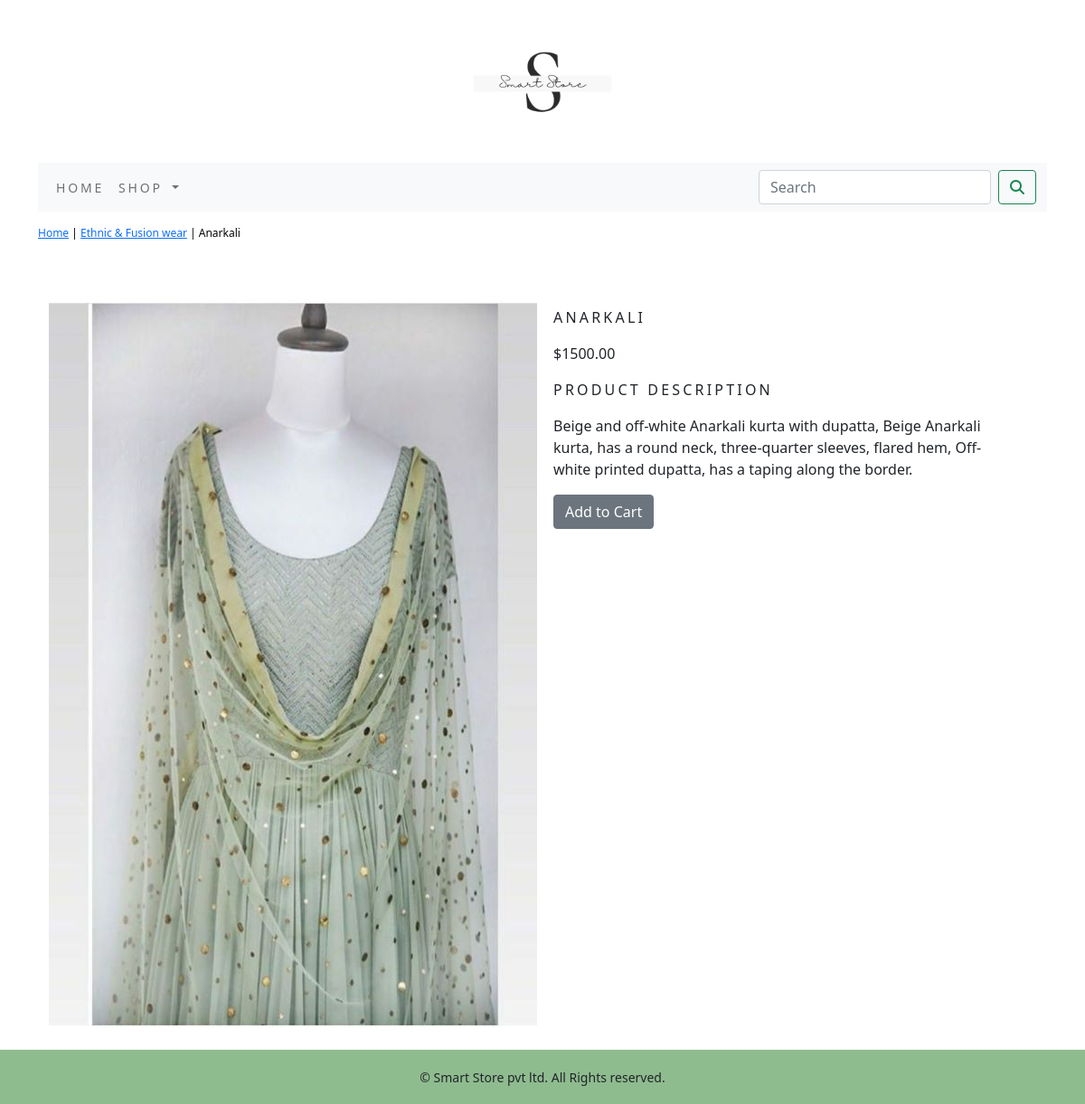
The app's page /shop/ethnic-fusion-wear/anarkali/ with its own data.
### shop/models.py (models this page shows, shortened)
class Product(models.Model):
    name = models.CharField(max_length=250, unique=True)
    slug = models.SlugField(max_length=250, unique=True)
    description = models.TextField(blank=True)
    price = models.DecimalField(max_digits=10, decimal_places=2)
    category = models.ForeignKey(Category, on_delete=models.CASCADE)
    image = models.ImageField(upload_to='product', blank=True)
    stock = models.IntegerField()
    available = models.BooleanField(default=True)
    created = models.DateTimeField(auto_now_add=True)
    updated = models.DateTimeField(auto_now=True)
    class Meta:
        ordering = ('name',)
        verbose_name = 'product'
        verbose_name_plural = 'products'

class Category(models.Model):
    name = models.CharField(max_length=250, unique=True)
    slug = models.SlugField(max_length=250, unique=True)
    description = models.TextField(blank=True)
    image = models.ImageField(upload_to='category', blank=True)
    class Meta:
        ordering = ('name',)
        verbose_name = 'category'
        verbose_name_plural = 'categories'
    def get_url(self):
        return reverse('shop:products_by_category', args=[self.slug])
    def __str__(self):
        return '{}'.format(self.name)

### shop/views.py (the view)
# urls.py: path('<slug:c_slug>/<slug:product_slug>/', views.proDetail, name='prodCatdetail')
def proDetail(request, c_slug, product_slug):
    try:
        product = Product.objects.get(category__slug=c_slug, slug=product_slug)
    except Exception as e:
        raise e
    return render(request, 'product.html', {'product': product})

### cart/context_processors.py (called while the page is built)
def counter(request):
    item_count = 0
    if 'admin' in request.path:
        return {}
    else:
        try:
            cart = Cart.objects.filter(cart_id=_cart_id(request))
            cart_items = CartItem.objects.all().filter(cart=cart[:1])
            for cart_item in cart_items:
                item_count += cart_item.quantity
        except Cart.DoesNotExist:
            item_count = 0
    return dict(item_count=item_count)

### cart/views.py (called while the page is built)
def _cart_id(request):
    cart = request.session.session_key
    if not cart:
        cart = request.session.create()
    return cart

### shop/context_processors.py (called while the page is built)
def menu_links(request):
    links = Category.objects.all()
    return dict(links=links)

### templates/product.html (shortened to what this page needs)
{% extends 'base.html' %}
{% load static %}
{% block content %}
<div class="row my_prod_row_class">
    <div class="mx-auto">
        <p><a href="{% url 'shop:allProdCat' %}">Home</a> | <a href="{{product.category.get_url}}">{{product.category}}</a> | {{product.name}}</p>
    </div>
</div>
<div class="container">
<br>
    <div class="row">
<div class="col-12 col-sm-12 col-md-12 col-lg-6 text-center">
    <div style="min-width:18rem ">
            <img src="{{product.image.url}}" alt="product.name"><br><br>
        </div>
    </div>
        <div class="col-12 col-sm-12 col-md-12 col-lg-6 ">
             <div>
            <h1 class="my_prod_title">{{product.name}}</h1>
            <p>${{product.price}}</p>
            <p class="my_title">Product Description</p>
            <p class="text-justify my_prod_text">{{product.description}}</p>
            {% if product.stock <= 0 %}
            <p class="text-justify my_prod_text"><b>Out of Stock</b></p>
            {% else %}
            <a class="btn btn-secondary" href="{% url 'cart:add_cart' product.id %}">Add to Cart</a><br><br>
            {% endif %}
             </div>
        </div>
    </div>
</div>
{% endblock %}

### static/css/custom.css (style rules this page uses)
body { font-family: 'Roboto Mono', monospace; }
.my_title { font-size:16px; text-transform:uppercase; letter-spacing: .2em; }
.my_prod_row_class { padding-top:15px; padding-bottom:20px; }
.my_prod_row_class .mx-auto { color:#000; font-size:12px; text-decoration:none; }
.my_prod_title { font-size:16px; text-transform:uppercase; letter-spacing:.2em; padding-top:15px; padding-bottom:10px; }
.my_prod_text { padding-right:20px; }

### records on screen
Product: category "Ethnic & Fusion wear", name "Anarkali", image (picture), name "ANARKALI", price "1500.00", description "Beige and off-white Anarkali kurta with dupatta, Beige Anarkali kurta, has a round neck, three-quarter sleeves, flared hem, Off-white printed dupatta, has a taping along the border."
